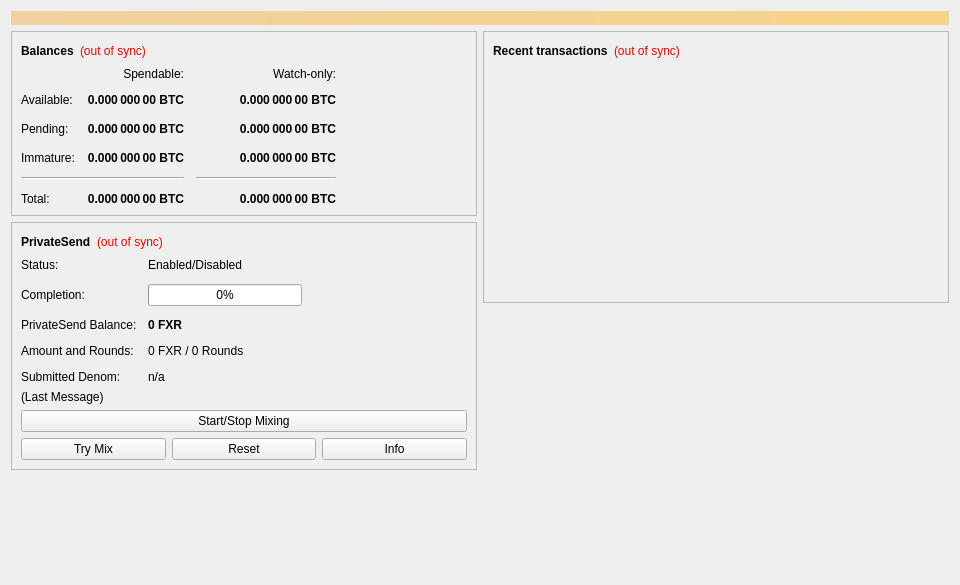
<?xml version="1.0" encoding="UTF-8"?>
<ui version="4.0">
 <class>OverviewPage</class>
 <widget class="QWidget" name="OverviewPage">
  <property name="geometry">
   <rect>
    <x>0</x>
    <y>0</y>
    <width>960</width>
    <height>585</height>
   </rect>
  </property>
  <property name="minimumSize">
   <size>
    <width>960</width>
    <height>0</height>
   </size>
  </property>
  <property name="windowTitle">
   <string>Form</string>
  </property>
  <layout class="QVBoxLayout" name="topLayout">
   <item>
    <widget class="QLabel" name="labelAlerts">
     <property name="visible">
      <bool>false</bool>
     </property>
     <property name="styleSheet">
      <string notr="true">background-color: qlineargradient(x1: 0, y1: 0, x2: 1, y2: 0, stop:0 #F0D0A0, stop:1 #F8D488); color:#000000;</string>
     </property>
     <property name="wordWrap">
      <bool>true</bool>
     </property>
     <property name="margin">
      <number>3</number>
     </property>
    </widget>
   </item>
   <item>
    <layout class="QHBoxLayout" name="horizontalLayout" stretch="1,1">
     <item>
      <layout class="QVBoxLayout" name="verticalLayout_2">
       <item>
        <widget class="QFrame" name="frame">
         <property name="frameShape">
          <enum>QFrame::StyledPanel</enum>
         </property>
         <property name="frameShadow">
          <enum>QFrame::Raised</enum>
         </property>
         <layout class="QVBoxLayout" name="verticalLayout_4">
          <item>
           <layout class="QHBoxLayout" name="horizontalLayout_4">
            <item>
             <widget class="QLabel" name="label_5">
              <property name="font">
               <font>
                <weight>75</weight>
                <bold>true</bold>
               </font>
              </property>
              <property name="text">
               <string>Balances</string>
              </property>
             </widget>
            </item>
            <item>
             <widget class="QLabel" name="labelWalletStatus">
              <property name="toolTip">
               <string>The displayed information may be out of date. Your wallet automatically synchronizes with the FXRate network after a connection is established, but this process has not completed yet.</string>
              </property>
              <property name="styleSheet">
               <string notr="true">QLabel { color: red; }</string>
              </property>
              <property name="text">
               <string notr="true">(out of sync)</string>
              </property>
              <property name="alignment">
               <set>Qt::AlignLeading|Qt::AlignLeft|Qt::AlignVCenter</set>
              </property>
             </widget>
            </item>
            <item>
             <spacer name="horizontalSpacer_3">
              <property name="orientation">
               <enum>Qt::Horizontal</enum>
              </property>
              <property name="sizeHint" stdset="0">
               <size>
                <width>40</width>
                <height>20</height>
               </size>
              </property>
             </spacer>
            </item>
           </layout>
          </item>
          <item>
           <layout class="QGridLayout" name="gridLayout">
            <property name="spacing">
             <number>12</number>
            </property>
            <item row="2" column="2">
             <widget class="QLabel" name="labelWatchPending">
              <property name="font">
               <font>
                <weight>75</weight>
                <bold>true</bold>
               </font>
              </property>
              <property name="cursor">
               <cursorShape>IBeamCursor</cursorShape>
              </property>
              <property name="toolTip">
               <string>Unconfirmed transactions to watch-only addresses</string>
              </property>
              <property name="text">
               <string notr="true">0.000 000 00 BTC</string>
              </property>
              <property name="alignment">
               <set>Qt::AlignRight|Qt::AlignTrailing|Qt::AlignVCenter</set>
              </property>
              <property name="textInteractionFlags">
               <set>Qt::LinksAccessibleByMouse|Qt::TextSelectableByKeyboard|Qt::TextSelectableByMouse</set>
              </property>
             </widget>
            </item>
            <item row="2" column="1">
             <widget class="QLabel" name="labelUnconfirmed">
              <property name="font">
               <font>
                <weight>75</weight>
                <bold>true</bold>
               </font>
              </property>
              <property name="cursor">
               <cursorShape>IBeamCursor</cursorShape>
              </property>
              <property name="toolTip">
               <string>Total of transactions that have yet to be confirmed, and do not yet count toward the spendable balance</string>
              </property>
              <property name="text">
               <string notr="true">0.000 000 00 BTC</string>
              </property>
              <property name="alignment">
               <set>Qt::AlignRight|Qt::AlignTrailing|Qt::AlignVCenter</set>
              </property>
              <property name="textInteractionFlags">
               <set>Qt::LinksAccessibleByMouse|Qt::TextSelectableByKeyboard|Qt::TextSelectableByMouse</set>
              </property>
             </widget>
            </item>
            <item row="3" column="2">
             <widget class="QLabel" name="labelWatchImmature">
              <property name="font">
               <font>
                <weight>75</weight>
                <bold>true</bold>
               </font>
              </property>
              <property name="cursor">
               <cursorShape>IBeamCursor</cursorShape>
              </property>
              <property name="toolTip">
               <string>Mined balance in watch-only addresses that has not yet matured</string>
              </property>
              <property name="text">
               <string notr="true">0.000 000 00 BTC</string>
              </property>
              <property name="alignment">
               <set>Qt::AlignRight|Qt::AlignTrailing|Qt::AlignVCenter</set>
              </property>
              <property name="textInteractionFlags">
               <set>Qt::LinksAccessibleByMouse|Qt::TextSelectableByKeyboard|Qt::TextSelectableByMouse</set>
              </property>
             </widget>
            </item>
            <item row="4" column="0" colspan="2">
             <widget class="Line" name="lineSpendableBalance">
              <property name="orientation">
               <enum>Qt::Horizontal</enum>
              </property>
             </widget>
            </item>
            <item row="4" column="2">
             <widget class="Line" name="lineWatchBalance">
              <property name="sizePolicy">
               <sizepolicy hsizetype="Preferred" vsizetype="Fixed">
                <horstretch>0</horstretch>
                <verstretch>0</verstretch>
               </sizepolicy>
              </property>
              <property name="minimumSize">
               <size>
                <width>140</width>
                <height>0</height>
               </size>
              </property>
              <property name="orientation">
               <enum>Qt::Horizontal</enum>
              </property>
             </widget>
            </item>
            <item row="5" column="0">
             <widget class="QLabel" name="labelTotalText">
              <property name="text">
               <string>Total:</string>
              </property>
             </widget>
            </item>
            <item row="3" column="1">
             <widget class="QLabel" name="labelImmature">
              <property name="font">
               <font>
                <weight>75</weight>
                <bold>true</bold>
               </font>
              </property>
              <property name="cursor">
               <cursorShape>IBeamCursor</cursorShape>
              </property>
              <property name="toolTip">
               <string>Mined balance that has not yet matured</string>
              </property>
              <property name="text">
               <string notr="true">0.000 000 00 BTC</string>
              </property>
              <property name="alignment">
               <set>Qt::AlignRight|Qt::AlignTrailing|Qt::AlignVCenter</set>
              </property>
              <property name="textInteractionFlags">
               <set>Qt::LinksAccessibleByMouse|Qt::TextSelectableByKeyboard|Qt::TextSelectableByMouse</set>
              </property>
             </widget>
            </item>
            <item row="2" column="3">
             <spacer name="horizontalSpacer_2">
              <property name="orientation">
               <enum>Qt::Horizontal</enum>
              </property>
              <property name="sizeHint" stdset="0">
               <size>
                <width>40</width>
                <height>20</height>
               </size>
              </property>
             </spacer>
            </item>
            <item row="3" column="0">
             <widget class="QLabel" name="labelImmatureText">
              <property name="text">
               <string>Immature:</string>
              </property>
             </widget>
            </item>
            <item row="5" column="1">
             <widget class="QLabel" name="labelTotal">
              <property name="font">
               <font>
                <weight>75</weight>
                <bold>true</bold>
               </font>
              </property>
              <property name="cursor">
               <cursorShape>IBeamCursor</cursorShape>
              </property>
              <property name="toolTip">
               <string>Your current total balance</string>
              </property>
              <property name="text">
               <string notr="true">0.000 000 00 BTC</string>
              </property>
              <property name="alignment">
               <set>Qt::AlignRight|Qt::AlignTrailing|Qt::AlignVCenter</set>
              </property>
              <property name="textInteractionFlags">
               <set>Qt::LinksAccessibleByMouse|Qt::TextSelectableByKeyboard|Qt::TextSelectableByMouse</set>
              </property>
             </widget>
            </item>
            <item row="5" column="2">
             <widget class="QLabel" name="labelWatchTotal">
              <property name="font">
               <font>
                <weight>75</weight>
                <bold>true</bold>
               </font>
              </property>
              <property name="cursor">
               <cursorShape>IBeamCursor</cursorShape>
              </property>
              <property name="toolTip">
               <string>Current total balance in watch-only addresses</string>
              </property>
              <property name="text">
               <string notr="true">0.000 000 00 BTC</string>
              </property>
              <property name="alignment">
               <set>Qt::AlignRight|Qt::AlignTrailing|Qt::AlignVCenter</set>
              </property>
              <property name="textInteractionFlags">
               <set>Qt::LinksAccessibleByMouse|Qt::TextSelectableByKeyboard|Qt::TextSelectableByMouse</set>
              </property>
             </widget>
            </item>
            <item row="0" column="2">
             <widget class="QLabel" name="labelWatchonly">
              <property name="text">
               <string>Watch-only:</string>
              </property>
              <property name="alignment">
               <set>Qt::AlignRight|Qt::AlignTrailing|Qt::AlignVCenter</set>
              </property>
             </widget>
            </item>
            <item row="1" column="0">
             <widget class="QLabel" name="labelBalanceText">
              <property name="text">
               <string>Available:</string>
              </property>
             </widget>
            </item>
            <item row="1" column="1">
             <widget class="QLabel" name="labelBalance">
              <property name="font">
               <font>
                <weight>75</weight>
                <bold>true</bold>
               </font>
              </property>
              <property name="cursor">
               <cursorShape>IBeamCursor</cursorShape>
              </property>
              <property name="toolTip">
               <string>Your current spendable balance</string>
              </property>
              <property name="text">
               <string notr="true">0.000 000 00 BTC</string>
              </property>
              <property name="alignment">
               <set>Qt::AlignRight|Qt::AlignTrailing|Qt::AlignVCenter</set>
              </property>
              <property name="textInteractionFlags">
               <set>Qt::LinksAccessibleByMouse|Qt::TextSelectableByKeyboard|Qt::TextSelectableByMouse</set>
              </property>
             </widget>
            </item>
            <item row="1" column="2">
             <widget class="QLabel" name="labelWatchAvailable">
              <property name="font">
               <font>
                <weight>75</weight>
                <bold>true</bold>
               </font>
              </property>
              <property name="cursor">
               <cursorShape>IBeamCursor</cursorShape>
              </property>
              <property name="toolTip">
               <string>Your current balance in watch-only addresses</string>
              </property>
              <property name="text">
               <string notr="true">0.000 000 00 BTC</string>
              </property>
              <property name="alignment">
               <set>Qt::AlignRight|Qt::AlignTrailing|Qt::AlignVCenter</set>
              </property>
              <property name="textInteractionFlags">
               <set>Qt::LinksAccessibleByMouse|Qt::TextSelectableByKeyboard|Qt::TextSelectableByMouse</set>
              </property>
             </widget>
            </item>
            <item row="2" column="0">
             <widget class="QLabel" name="labelPendingText">
              <property name="text">
               <string>Pending:</string>
              </property>
             </widget>
            </item>
            <item row="0" column="1">
             <widget class="QLabel" name="labelSpendable">
              <property name="text">
               <string>Spendable:</string>
              </property>
              <property name="alignment">
               <set>Qt::AlignRight|Qt::AlignTrailing|Qt::AlignVCenter</set>
              </property>
             </widget>
            </item>
           </layout>
          </item>
         </layout>
        </widget>
       </item>
       <item>
        <widget class="QFrame" name="framePrivateSend">
         <property name="layoutDirection">
          <enum>Qt::LeftToRight</enum>
         </property>
         <property name="frameShape">
          <enum>QFrame::StyledPanel</enum>
         </property>
         <property name="frameShadow">
          <enum>QFrame::Raised</enum>
         </property>
         <layout class="QVBoxLayout" name="VerticalLayout_PS1">
          <item>
           <layout class="QHBoxLayout" name="horizontalLayout_5">
            <item>
             <widget class="QLabel" name="labelPrivateSendHeader">
              <property name="font">
               <font>
                <weight>75</weight>
                <bold>true</bold>
               </font>
              </property>
              <property name="text">
               <string>PrivateSend</string>
              </property>
             </widget>
            </item>
            <item>
             <widget class="QLabel" name="labelPrivateSendSyncStatus">
              <property name="toolTip">
               <string>The displayed information may be out of date. Your wallet automatically synchronizes with the FXRate network after a connection is established, but this process has not completed yet.</string>
              </property>
              <property name="styleSheet">
               <string notr="true">QLabel { color: red; }</string>
              </property>
              <property name="text">
               <string notr="true">(out of sync)</string>
              </property>
              <property name="alignment">
               <set>Qt::AlignLeading|Qt::AlignLeft|Qt::AlignVCenter</set>
              </property>
             </widget>
            </item>
            <item>
             <spacer name="horizontalSpacer_4">
              <property name="orientation">
               <enum>Qt::Horizontal</enum>
              </property>
              <property name="sizeHint" stdset="0">
               <size>
                <width>40</width>
                <height>20</height>
               </size>
              </property>
             </spacer>
            </item>
           </layout>
          </item>
          <item>
           <layout class="QFormLayout" name="privateSendFormLayout">
            <property name="fieldGrowthPolicy">
             <enum>QFormLayout::AllNonFixedFieldsGrow</enum>
            </property>
            <property name="horizontalSpacing">
             <number>11</number>
            </property>
            <property name="verticalSpacing">
             <number>12</number>
            </property>
            <item row="0" column="0">
             <widget class="QLabel" name="labelPrivateSendEnabledText">
              <property name="text">
               <string>Status:</string>
              </property>
             </widget>
            </item>
            <item row="0" column="1">
             <widget class="QLabel" name="labelPrivateSendEnabled">
              <property name="text">
               <string>Enabled/Disabled</string>
              </property>
             </widget>
            </item>
            <item row="1" column="0">
             <widget class="QLabel" name="labelCompletitionText">
              <property name="text">
               <string>Completion:</string>
              </property>
             </widget>
            </item>
            <item row="1" column="1">
             <widget class="QProgressBar" name="privateSendProgress">
              <property name="maximumSize">
               <size>
                <width>154</width>
                <height>16777215</height>
               </size>
              </property>
              <property name="value">
               <number>0</number>
              </property>
             </widget>
            </item>
            <item row="2" column="0">
             <widget class="QLabel" name="labelAnonymizedText">
              <property name="text">
               <string>PrivateSend Balance:</string>
              </property>
             </widget>
            </item>
            <item row="2" column="1">
             <widget class="QLabel" name="labelAnonymized">
              <property name="font">
               <font>
                <weight>75</weight>
                <bold>true</bold>
               </font>
              </property>
              <property name="text">
               <string notr="true">0 FXR</string>
              </property>
             </widget>
            </item>
            <item row="3" column="0">
             <widget class="QLabel" name="labelAmountAndRoundsText">
              <property name="text">
               <string>Amount and Rounds:</string>
              </property>
             </widget>
            </item>
            <item row="3" column="1">
             <widget class="QLabel" name="labelAmountRounds">
              <property name="text">
               <string>0 FXR / 0 Rounds</string>
              </property>
             </widget>
            </item>
            <item row="4" column="0">
             <widget class="QLabel" name="labelSubmittedDenomText">
              <property name="text">
               <string>Submitted Denom:</string>
              </property>
             </widget>
            </item>
            <item row="4" column="1">
             <widget class="QLabel" name="labelSubmittedDenom">
              <property name="toolTip">
               <string>The denominations you submitted to the Masternode.&lt;br&gt;To mix, other users must submit the exact same denominations.</string>
              </property>
              <property name="text">
               <string>n/a</string>
              </property>
             </widget>
            </item>
           </layout>
          </item>
          <item>
           <layout class="QVBoxLayout" name="VerticalLayout_PS">
            <item>
             <widget class="QLabel" name="labelPrivateSendLastMessage">
              <property name="text">
               <string>(Last Message)</string>
              </property>
              <property name="alignment">
               <set>Qt::AlignLeading|Qt::AlignLeft|Qt::AlignTop</set>
              </property>
              <property name="wordWrap">
               <bool>true</bool>
              </property>
             </widget>
            </item>
            <item>
             <widget class="QPushButton" name="togglePrivateSend">
              <property name="sizePolicy">
               <sizepolicy hsizetype="MinimumExpanding" vsizetype="Fixed">
                <horstretch>0</horstretch>
                <verstretch>0</verstretch>
               </sizepolicy>
              </property>
              <property name="text">
               <string>Start/Stop Mixing</string>
              </property>
             </widget>
            </item>
            <item>
             <layout class="QHBoxLayout" name="horizontalLayout_debugbuttons">
              <item>
               <widget class="QPushButton" name="privateSendAuto">
                <property name="sizePolicy">
                 <sizepolicy hsizetype="MinimumExpanding" vsizetype="Fixed">
                  <horstretch>0</horstretch>
                  <verstretch>0</verstretch>
                 </sizepolicy>
                </property>
                <property name="toolTip">
                 <string>Try to manually submit a PrivateSend request.</string>
                </property>
                <property name="text">
                 <string>Try Mix</string>
                </property>
               </widget>
              </item>
              <item>
               <widget class="QPushButton" name="privateSendReset">
                <property name="sizePolicy">
                 <sizepolicy hsizetype="MinimumExpanding" vsizetype="Fixed">
                  <horstretch>0</horstretch>
                  <verstretch>0</verstretch>
                 </sizepolicy>
                </property>
                <property name="toolTip">
                 <string>Reset the current status of PrivateSend (can interrupt PrivateSend if it's in the process of Mixing, which can cost you money!)</string>
                </property>
                <property name="autoFillBackground">
                 <bool>false</bool>
                </property>
                <property name="text">
                 <string>Reset</string>
                </property>
               </widget>
              </item>
              <item>
               <widget class="QPushButton" name="privateSendInfo">
                <property name="sizePolicy">
                 <sizepolicy hsizetype="MinimumExpanding" vsizetype="Fixed">
                  <horstretch>0</horstretch>
                  <verstretch>0</verstretch>
                 </sizepolicy>
                </property>
                <property name="toolTip">
                 <string>Information about PrivateSend and Mixing</string>
                </property>
                <property name="text">
                 <string>Info</string>
                </property>
               </widget>
              </item>
             </layout>
            </item>
           </layout>
          </item>
         </layout>
        </widget>
       </item>
       <item>
        <spacer name="verticalSpacer">
         <property name="orientation">
          <enum>Qt::Vertical</enum>
         </property>
         <property name="sizeHint" stdset="0">
          <size>
           <width>20</width>
           <height>40</height>
          </size>
         </property>
        </spacer>
       </item>
      </layout>
     </item>
     <item>
      <layout class="QVBoxLayout" name="verticalLayout_3">
       <item>
        <widget class="QFrame" name="frame_2">
         <property name="frameShape">
          <enum>QFrame::StyledPanel</enum>
         </property>
         <property name="frameShadow">
          <enum>QFrame::Raised</enum>
         </property>
         <layout class="QVBoxLayout" name="verticalLayout">
          <item>
           <layout class="QHBoxLayout" name="horizontalLayout_2">
            <item>
             <widget class="QLabel" name="label_4">
              <property name="font">
               <font>
                <weight>75</weight>
                <bold>true</bold>
               </font>
              </property>
              <property name="text">
               <string>Recent transactions</string>
              </property>
             </widget>
            </item>
            <item>
             <widget class="QLabel" name="labelTransactionsStatus">
              <property name="toolTip">
               <string>The displayed information may be out of date. Your wallet automatically synchronizes with the FXRate network after a connection is established, but this process has not completed yet.</string>
              </property>
              <property name="styleSheet">
               <string notr="true">QLabel { color: red; }</string>
              </property>
              <property name="text">
               <string notr="true">(out of sync)</string>
              </property>
              <property name="alignment">
               <set>Qt::AlignLeading|Qt::AlignLeft|Qt::AlignVCenter</set>
              </property>
             </widget>
            </item>
            <item>
             <spacer name="horizontalSpacer">
              <property name="orientation">
               <enum>Qt::Horizontal</enum>
              </property>
              <property name="sizeHint" stdset="0">
               <size>
                <width>40</width>
                <height>20</height>
               </size>
              </property>
             </spacer>
            </item>
           </layout>
          </item>
          <item>
           <widget class="QListView" name="listTransactions">
            <property name="styleSheet">
             <string notr="true">QListView { background: transparent; }</string>
            </property>
            <property name="frameShape">
             <enum>QFrame::NoFrame</enum>
            </property>
            <property name="verticalScrollBarPolicy">
             <enum>Qt::ScrollBarAlwaysOff</enum>
            </property>
            <property name="horizontalScrollBarPolicy">
             <enum>Qt::ScrollBarAlwaysOff</enum>
            </property>
            <property name="selectionMode">
             <enum>QAbstractItemView::NoSelection</enum>
            </property>
           </widget>
          </item>
         </layout>
        </widget>
       </item>
       <item>
        <spacer name="verticalSpacer_2">
         <property name="orientation">
          <enum>Qt::Vertical</enum>
         </property>
         <property name="sizeHint" stdset="0">
          <size>
           <width>20</width>
           <height>40</height>
          </size>
         </property>
        </spacer>
       </item>
      </layout>
     </item>
    </layout>
   </item>
  </layout>
 </widget>
 <resources/>
 <connections/>
</ui>
